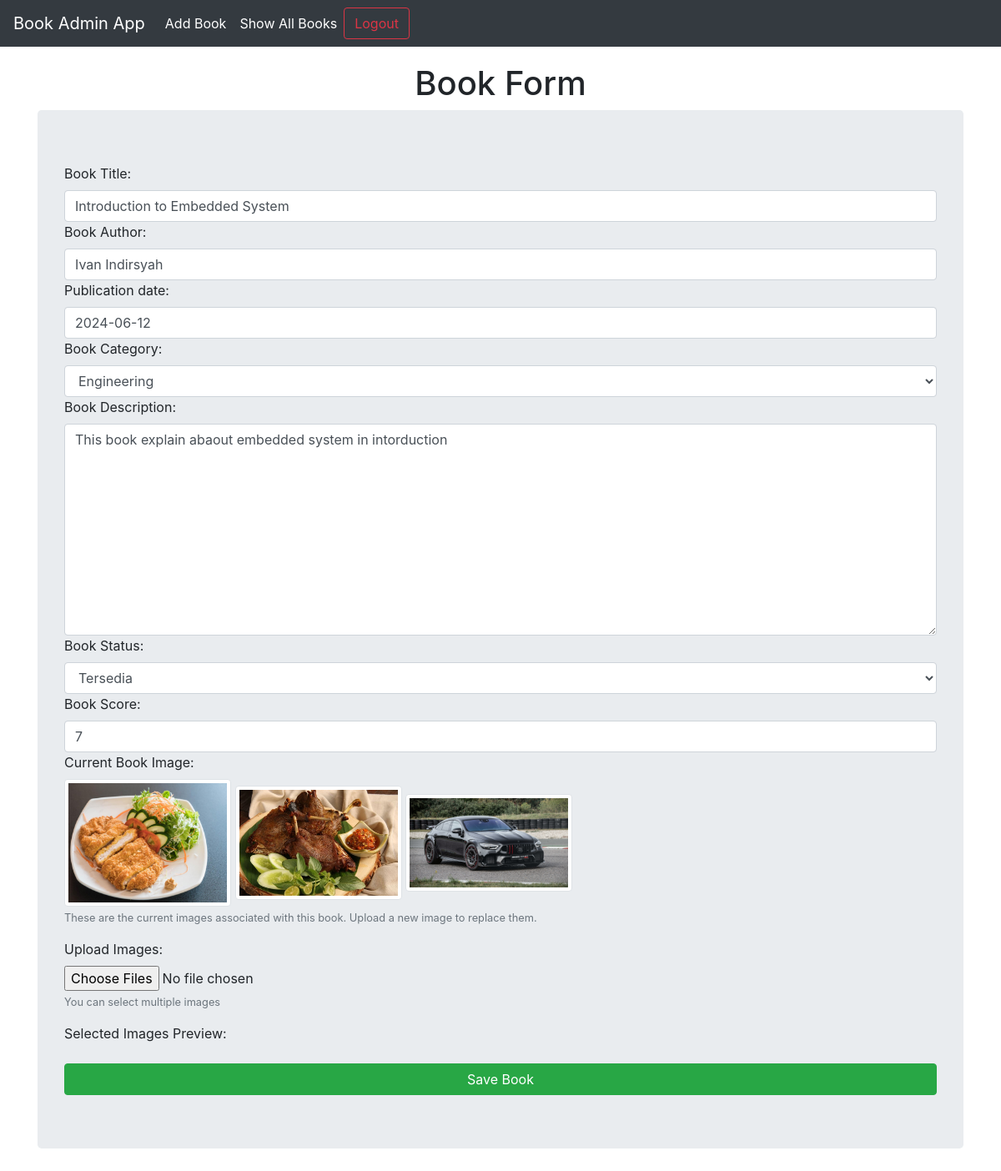
Page /update-book/3/ (signed in) on the committed database.
### invApp/models.py (models this page shows, shortened)
class BookModel(models.Model):
    book_id = models.AutoField(primary_key=True)
    book_title = models.CharField(max_length=200, unique=True)
    book_author = models.CharField(max_length=200)
    publication_date = models.DateField()
    book_category = models.CharField(max_length=200)
    book_description = models.CharField(max_length=200)
    book_status = models.CharField(max_length=200)
    book_score = models.IntegerField()

class BookImage(models.Model):
    book = models.ForeignKey(BookModel, related_name='images', on_delete=models.CASCADE)
    image = models.ImageField(upload_to='book_images/')
    def __str__(self):
        return f"Image for {self.book.book_title}"

### invApp/views.py (the view, shortened to what this page needs)
# urls.py: path('update-book/<int:id>/', views.updateBook, name='update-book'),
@login_required()
def updateBook(request, id):
    getBook = get_object_or_404(BookModel, book_id=id)
    current_images = BookImage.objects.filter(book=getBook)
    print(current_images)
    bookForm = BookForm(instance=getBook)
    data = {
        'bookForm': bookForm,
        'current_images': current_images  # You can show current images in the form if needed
    }
    return render(request, 'bookApp/bookForm.html', data)

### invApp/templates/bookApp/bookForm.html (shortened to what this page needs)
{% extends "bookApp/layout.html" %} {% block title %} Book Form {% endblock %} {% block content %}
<h1 class="text-center">Book Form</h1>
<form method="POST" class="jumbotron" enctype="multipart/form-data">
    {% csrf_token %} {{ bookForm }}
    {% if current_images %}
    <div class="form-group">
        <label for="existing_image" class="control-label">Current Book Image:</label>
        <div>
            {% for image in current_images %}
            <img src="{{ image.image.url }}" alt="Book Image" class="img-thumbnail" width="200px"> {% endfor %}
        </div>
        <small class="form-text text-muted">These are the current images associated with this book. Upload a new image to replace them.</small>
    </div>
    {% endif %}
    <div class="form-group">
        <label for="images" class="control-label">Upload Images:</label>
        <input type="file" name="images" id="images" multiple class="form-control-file" onchange="previewSelectedImage(event)">
        <small class="form-text text-muted">You can select multiple images</small>
    </div>
    <div class="form-group">
        <label for="preview" class="control-label">Selected Images Preview:</label>
    </div>
    <button class="btn btn-success btn-block" type="submit">Save Book</button>
</form>
{% endblock %}

### invApp/templates/bookApp/layout.html (style rules this page uses)
body { padding-top: 56px; }

### rows in the picture
BookModel: book_title "Introduction to Embedded System", book_author "Ivan Indirsyah", publication_date "2024-06-12", book_category "Engineering", book_description "This book explain abaout embedded system in intorduction", book_status "Tersedia", book_score "7"
BookImage: image (picture)
BookImage: image (picture)
BookImage: image (picture)
